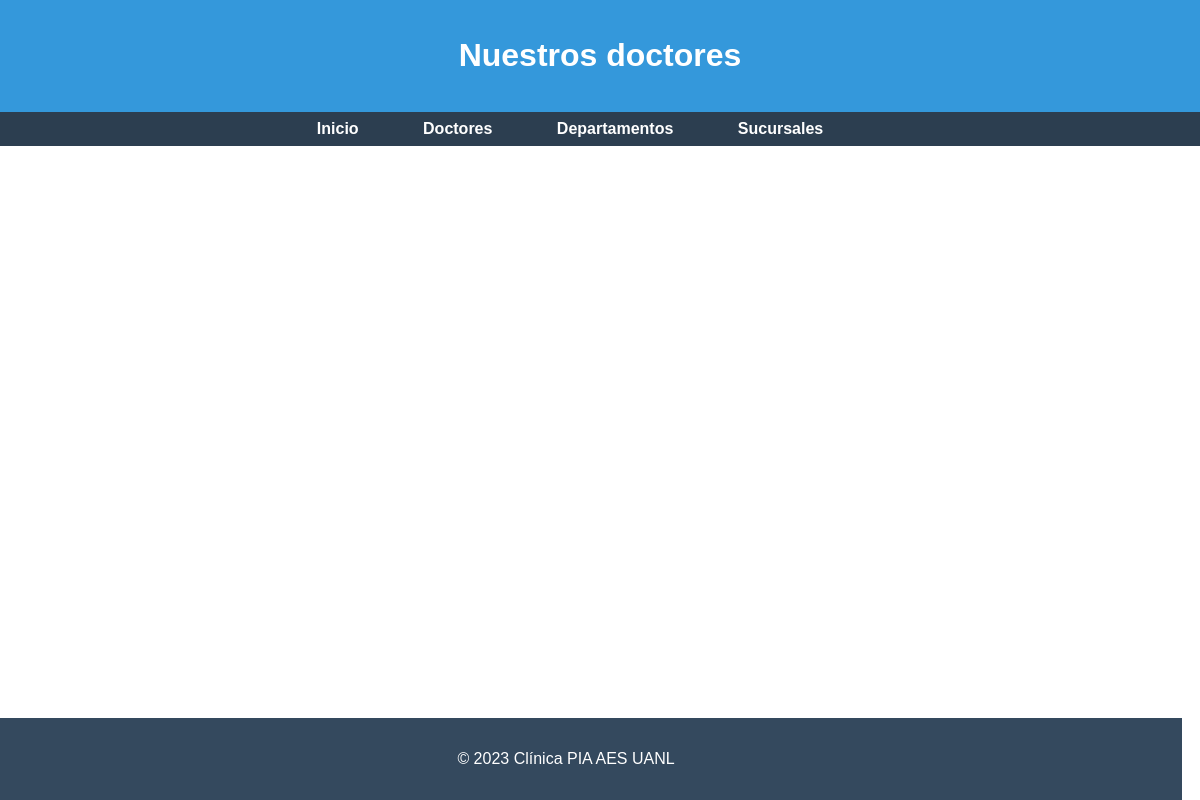
/doctores/, run on an earlier commit of the app's database.
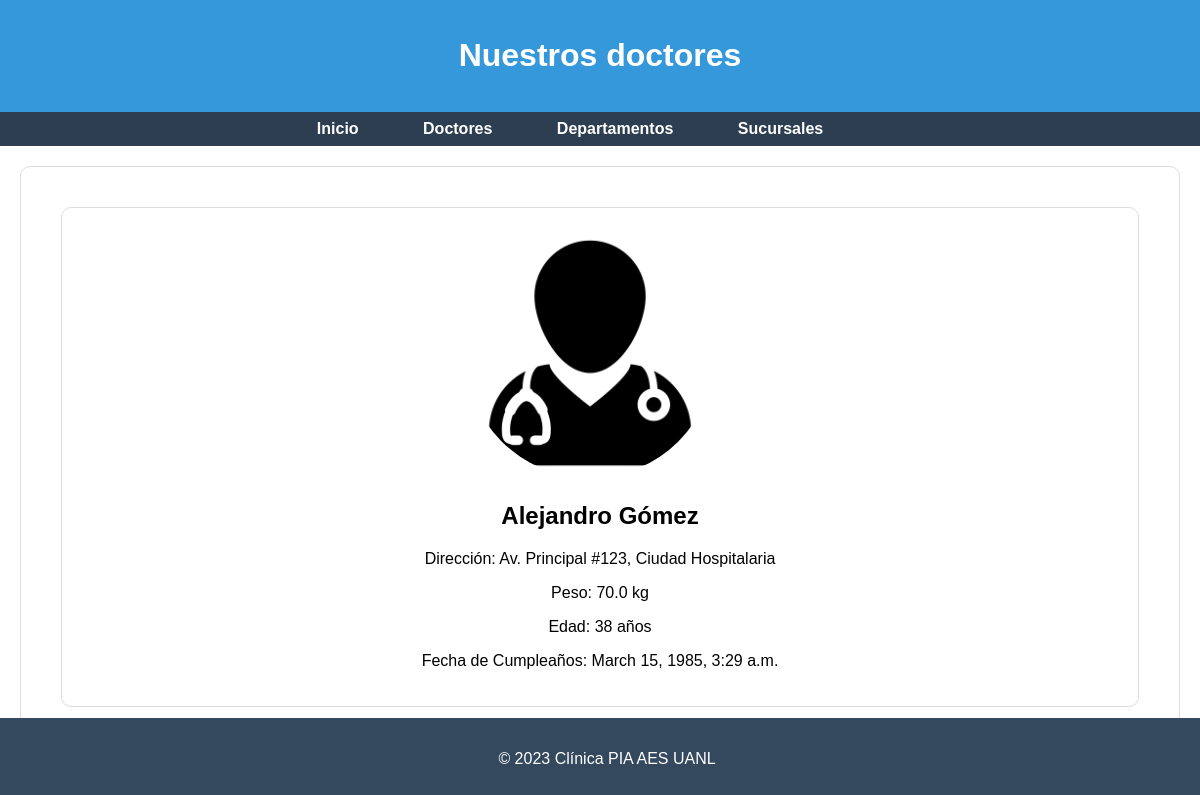
And on a later commit of the database.
### website/models.py (models this page shows)
class Doctores(models.Model):
    nombre = models.CharField(max_length=60) #caracter
    direccion = models.CharField(max_length=50)
    peso = models.FloatField() #numero
    edad = models.IntegerField()
    fechacumple = models.DateTimeField()

### website/views.py (the view)
# urls.py: path('doctores/', views.doctores, name="doctores"),
def doctores(request):
    data = Doctores.objects.all()
    info = {
        "Doctores" : data
    }
    return render(request,"doctores.html",  context=info)

### hospital/templates/doctores.html (shortened to what this page needs)
{% load static %}
<!DOCTYPE html>
<html lang="en">
<head>
    <link rel="stylesheet" href="{% static 'estilos/style.css' %}">
</head>
<body>
    <header>
        <h1>Nuestros doctores</h1>
    </header>
    <nav>
        <ul>
            <li><a href="{% url 'index' %}">Inicio</a></li>
            <li><a href="{% url 'doctores' %}">Doctores</a></li>
            <li><a href="{% url 'departamentos' %}">Departamentos</a></li>
            <li><a href="{% url 'sucursales' %}">Sucursales</a></li>
        </ul>
    </nav>
    {% for Doctores in Doctores %}
    <section class="Doctores">
        <section class="doctor-section">
            <img src="{% static 'img/asistencia-medica.png' %}" alt="{{ doctor.nombre }}" width="250px;">
        <div class="Doctores">
            <h2>{{ Doctores.nombre }}</h2>
            <p>Dirección: {{ Doctores.direccion }}</p>
            <p>Peso: {{ Doctores.peso }} kg</p>
            <p>Edad: {{ Doctores.edad }} años</p>
            <p>Fecha de Cumpleaños: {{ Doctores.fechacumple }}</p>
        </div>
    </section>
    {% endfor %}
    <footer>
        <p>&copy; 2023 Clínica PIA AES UANL</p>
    </footer>
</body>
</html>

What changed in the data, as far as the page shows it:
added Doctores: nombre "Alejandro Gómez", direccion "Av. Principal #123, Ciudad Hospitalaria", peso "70.0", edad "38", fechacumple "March 15, 1985, 3:29 a.m."
